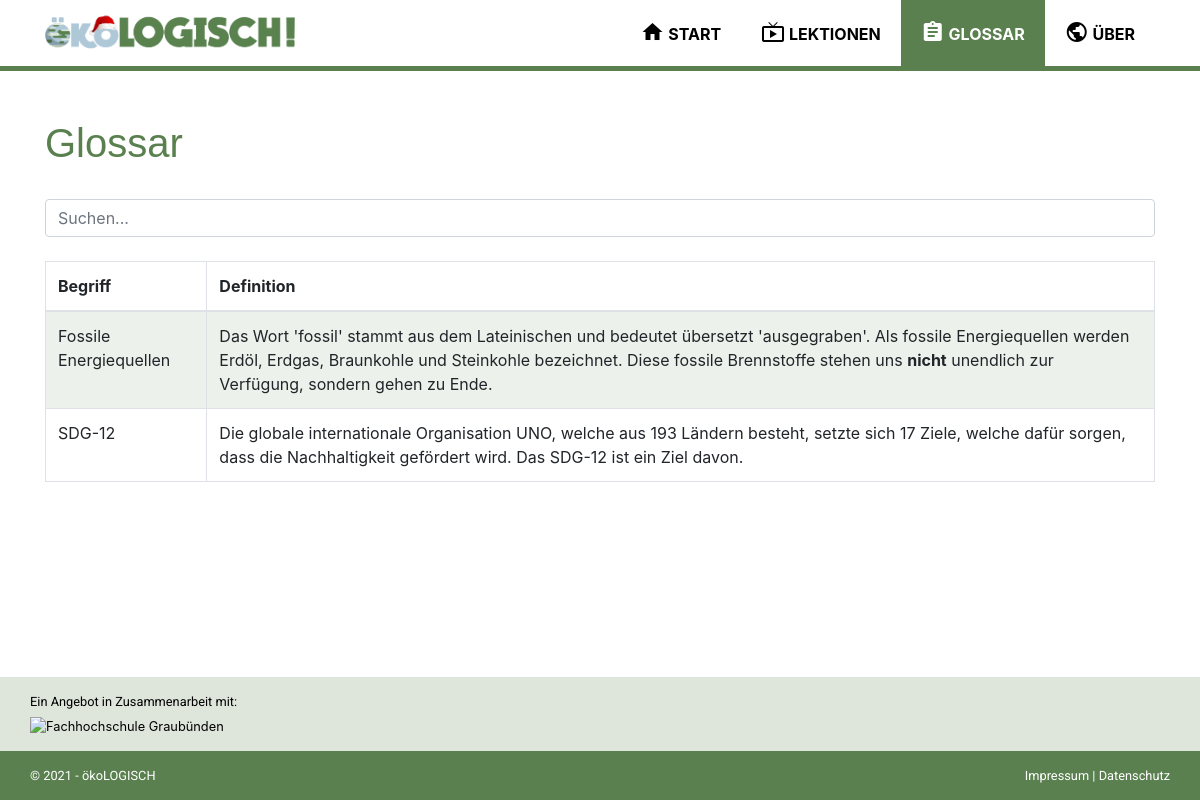
The page /glossar.php on the database as committed earlier.
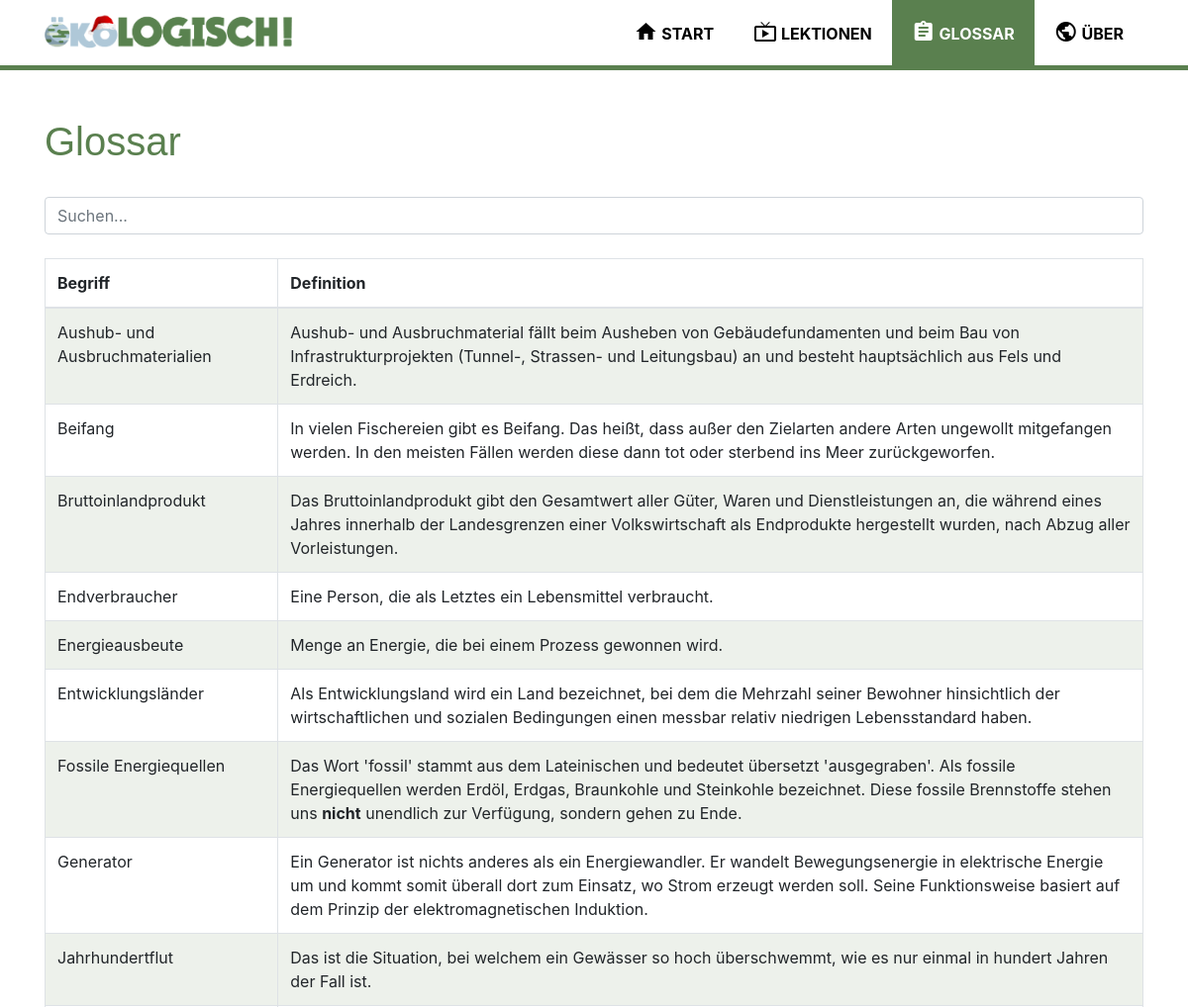
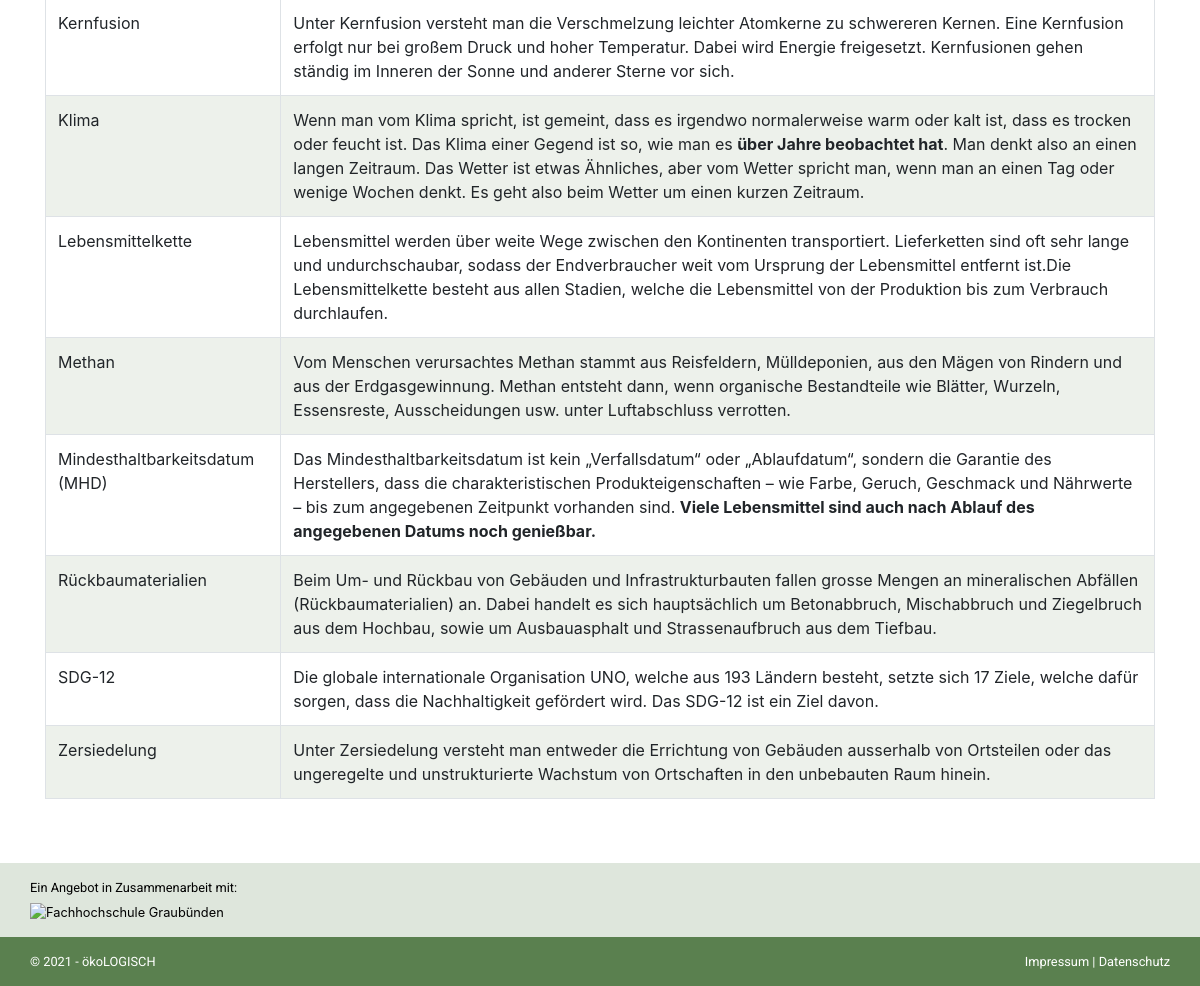
The same page on the database as committed later (2 pictures, top to bottom).
### tables this page shows
CREATE TABLE `tbl_glossar` (
  `id` int(11) NOT NULL,
  `name` varchar(255) NOT NULL,
  `definition` text NOT NULL
);

### data/data.php (called while the page is built, shortened)
<?php
function get_db_connection()
{
	global $db_host, $db_name, $db_user, $db_pass, $db_charset;
	$dsn = "mysql:host=$db_host;dbname=$db_name;charset=$db_charset";
	$options = [
		PDO::ATTR_ERRMODE            => PDO::ERRMODE_EXCEPTION,
		PDO::ATTR_DEFAULT_FETCH_MODE => PDO::FETCH_ASSOC,
		PDO::ATTR_EMULATE_PREPARES   => false
	];
	try {
		$db = new PDO($dsn, $db_user, $db_pass, $options);
	} catch (\PDOException $e) {
		throw new \PDOException($e->getMessage(), (int)$e->getCode());
	}
	return $db;
}
function get_glossar()
{
	$db = get_db_connection();
	$sql = "SELECT * FROM tbl_glossar ORDER BY name ASC;";
	$result = $db->query($sql);
	return $result->fetchAll();
}

### glossar.php (the view)
<?php
require_once('data/data.php');
$definitions = get_glossar();
?>
<?php require_once('templates/head.php'); ?>
<?php require_once('templates/navbar.php'); ?>
<section class="container data-protection my-5">
    <h2 class="pb-4">Glossar</h2>
    <div class="row">
        <div class="col-12">
            <input class="form-control shadow-none" id="searchInput" type="text" <?php
                                                                                    if (isset($_GET["name"])) {
                                                                                        echo 'value=' . $_GET["name"];
                                                                                    } else {
                                                                                        echo 'placeholder="Suchen..."';
                                                                                    } ?>>
            <br>
            <div class="table-responsive">
                <table class="table table-bordered table-striped">
                    <thead>
                        <tr>
                            <th scope="col">Begriff</th>
                            <th scope="col">Definition</th>
                        </tr>
                    </thead>
                    <tbody id="glossar_table">
                        <?php
                        foreach ($definitions as $definition) {
                        ?>
                            <tr>
                                <td><?php echo $definition['name']; ?></td>
                                <td><?php echo $definition['definition']; ?></td>
                            </tr>
                        <?php } ?>
                    </tbody>
                </table>
            </div>
        </div>
    </div>
</section>
<?php require_once('templates/footer.php'); ?>

### templates/head.php (shortened to what this page needs)
<!doctype html>
<html lang="de">
<head>
  <link rel="stylesheet" href="assets/css/main.min.css">
</head>
<body class="d-flex flex-column min-vh-100">

### templates/navbar.php (shortened to what this page needs)
<div class="navbar-area <?php echo isset($category['title']) ? strtolower($category['title']) : ''; ?>">
    <div class="container">
        <nav class="site-navbar">
            <a href="index" class="site-logo"><img src="assets/logo/logo_christmas.png" alt="ökoLOGISCH" loading="lazy"></a>
            <ul>
                <li id="nav-home">
                    <a href="." >
                        <span class="material-icons">
                        </span>
                        <span>
                            Start
                        </span>
                    </a>
                </li>
                <li id="nav-lessons">
                    <a href="./lessons">
                        <span class="material-icons">
                        </span>
                        <span>
                            Lektionen
                        </span>
                    </a>
                </li>
                <li id="nav-glossar">
                    <a href="./glossar">
                        <span class="material-icons">
                        </span>
                        <span>
                            Glossar
                        </span>
                    </a>
                </li>
                <li id="nav-about">
                    <a href="./about?de=true">
                        <span class="material-icons">
                        </span>
                        <span>
                            Über
                        </span>
                    </a>
                </li>
            </ul>
        </nav>
    </div>
</div>

### templates/footer.php (shortened to what this page needs)
<footer class="page-footer small mt-auto">
  <div class="container-fluid footer-top">
    <div class="container">
      <p>Ein Angebot in Zusammenarbeit mit:</p>
      <a target="_blank" href="https://www.fhgr.ch/"><img src="https://www.fhgr.ch/typo3conf/ext/sfptemplate/RootPage/Default/Resources/Public/Partials/Logo/Images/Logo.svg" alt="Fachhochschule Graubünden" ></a>
    </div>
  </div>
  <div class="container-fluid footer-copyright">
    <div class="container">
      <div class="row">
        <div class="col">
          <p class="text-left">© <?php echo date("Y"); ?> - <a href="./">ökoLOGISCH</a></p>
        </div>
        <div class="col">
          <p class="text-right"><a href="./imprint">Impressum</a> | <a href="./data-protection">Datenschutz</a></p>
        </div>
      </div>
    </div>
  </div>
</footer>
</body>
</html>

Rows that differ between the two databases and show on the page:
added tbl_glossar: name "Aushub- und Ausbruchmaterialien", definition "Aushub- und Ausbruchmaterial fällt beim Ausheben von Gebäudefundamenten und beim Bau von Infrastrukturprojekten (Tunnel-, Strassen- und Leitungsbau) an und besteht hauptsächlich aus Fels und Erdreich."
added tbl_glossar: name "Beifang", definition "In vielen Fischereien gibt es Beifang. Das heißt, dass außer den Zielarten andere Arten ungewollt mitgefangen werden. In den meisten Fällen werden diese dann tot oder sterbend ins Meer zurückgeworfen."
added tbl_glossar: name "Bruttoinlandprodukt", definition "Das Bruttoinlandprodukt gibt den Gesamtwert aller Güter, Waren und Dienstleistungen an, die während eines Jahres innerhalb der Landesgrenzen einer Volkswirtschaft als Endprodukte hergestellt wurden, nach Abzug aller Vorleistungen."
added tbl_glossar: name "Endverbraucher", definition "Eine Person, die als Letztes ein Lebensmittel verbraucht."
added tbl_glossar: name "Energieausbeute", definition "Menge an Energie, die bei einem Prozess gewonnen wird."
added tbl_glossar: name "Entwicklungsländer", definition "Als Entwicklungsland wird ein Land bezeichnet, bei dem die Mehrzahl seiner Bewohner hinsichtlich der wirtschaftlichen und sozialen Bedingungen einen messbar relativ niedrigen Lebensstandard haben."
added tbl_glossar: name "Generator", definition "Ein Generator ist nichts anderes als ein Energiewandler. Er wandelt Bewegungsenergie in elektrische Energie um und kommt somit überall dort zum Einsatz, wo Strom erzeugt werden soll. Seine Funktionsweise basiert auf dem Prinzip der elektromagnetischen Induktion."
added tbl_glossar: name "Jahrhundertflut", definition "Das ist die Situation, bei welchem ein Gewässer so hoch überschwemmt, wie es nur einmal in hundert Jahren der Fall ist."
added tbl_glossar: name "Kernfusion", definition "Unter Kernfusion versteht man die Verschmelzung leichter Atomkerne zu schwereren Kernen. Eine Kernfusion erfolgt nur bei großem Druck und hoher Temperatur. Dabei wird Energie freigesetzt. Kernfusionen gehen ständig im Inneren der Sonne und anderer Sterne vor sich."
added tbl_glossar: name "Klima", definition "Wenn man vom Klima spricht, ist gemeint, dass es irgendwo normalerweise warm oder kalt ist, dass es trocken oder feucht ist. Das Klima einer Gegend ist so, wie man es über Jahre beobachtet hat . Man denkt also an einen langen Zeitraum. Das Wetter ist etwas Ähnliches, aber vom Wetter spricht man, wenn man an einen Tag oder wenige Wochen denkt. Es geht also beim Wetter um einen kurzen Zeitraum."
added tbl_glossar: name "Lebensmittelkette", definition "Lebensmittel werden über weite Wege zwischen den Kontinenten transportiert. Lieferketten sind oft sehr lange und undurchschaubar, sodass der Endverbraucher weit vom Ursprung der Lebensmittel entfernt ist.Die Lebensmittelkette besteht aus allen Stadien, welche die Lebensmittel von der Produktion bis zum Verbrauch durchlaufen."
added tbl_glossar: name "Methan", definition "Vom Menschen verursachtes Methan stammt aus Reisfeldern, Mülldeponien, aus den Mägen von Rindern und aus der Erdgasgewinnung. Methan entsteht dann, wenn organische Bestandteile wie Blätter, Wurzeln, Essensreste, Ausscheidungen usw. unter Luftabschluss verrotten."
added tbl_glossar: name "Mindesthaltbarkeitsdatum (MHD)", definition "Das Mindesthaltbarkeitsdatum ist kein „Verfallsdatum“ oder „Ablaufdatum“, sondern die Garantie des Herstellers, dass die charakteristischen Produkteigenschaften – wie Farbe, Geruch, Geschmack und Nährwerte – bis zum angegebenen Zeitpunkt vorhanden sind. Viele Lebensmittel sind auch nach Ablauf des angegebenen Datums noch genießbar."
added tbl_glossar: name "Rückbaumaterialien", definition "Beim Um- und Rückbau von Gebäuden und Infrastrukturbauten fallen grosse Mengen an mineralischen Abfällen (Rückbaumaterialien) an. Dabei handelt es sich hauptsächlich um Betonabbruch, Mischabbruch und Ziegelbruch aus dem Hochbau, sowie um Ausbauasphalt und Strassenaufbruch aus dem Tiefbau."
added tbl_glossar: name "Zersiedelung", definition "Unter Zersiedelung versteht man entweder die Errichtung von Gebäuden ausserhalb von Ortsteilen oder das ungeregelte und unstrukturierte Wachstum von Ortschaften in den unbebauten Raum hinein."
